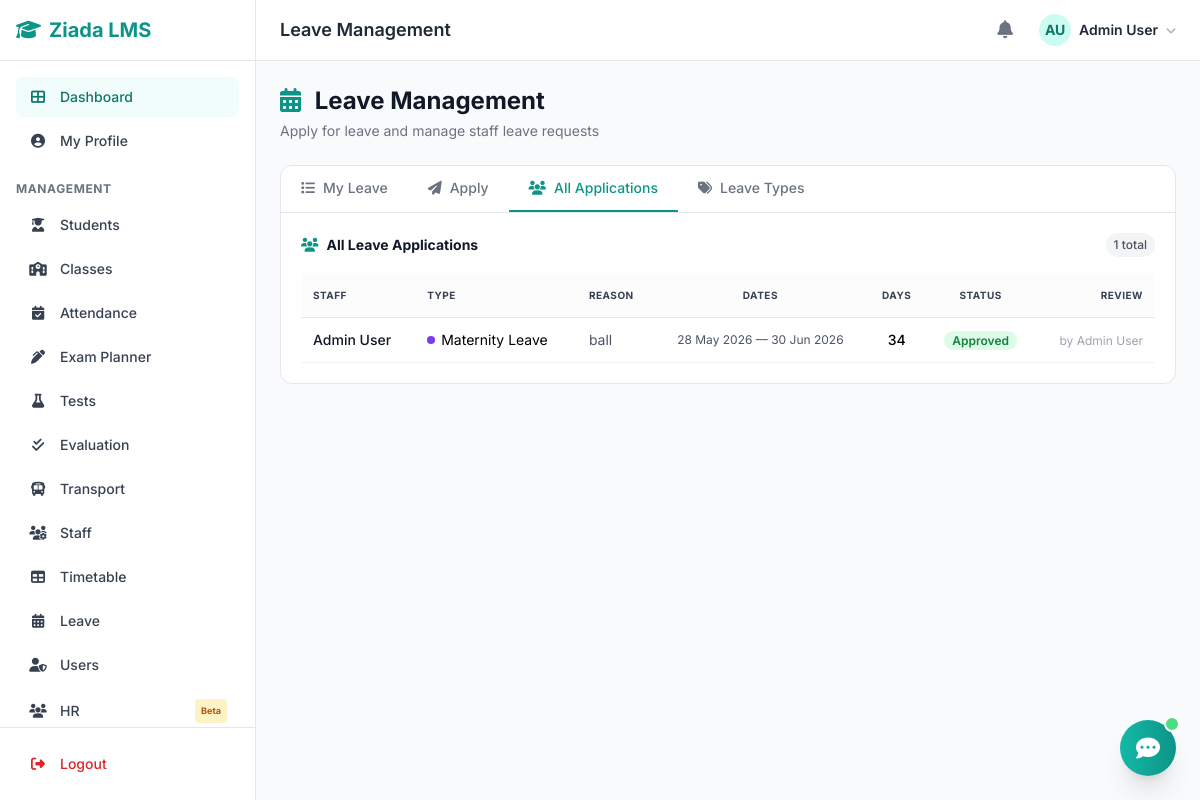
/modules/leave/index.php?tab=all (signed in), run on the app's committed database.
### tables this page shows
CREATE TABLE `users` (
  `id` int(11) NOT NULL,
  `username` varchar(50) NOT NULL,
  `email` varchar(100) NOT NULL,
  `password` varchar(255) NOT NULL,
  `full_name` varchar(100) NOT NULL,
  `phone` varchar(20) DEFAULT NULL,
  `role` enum('admin','teacher','student') NOT NULL DEFAULT 'student',
  `avatar` varchar(255) DEFAULT NULL,
  `is_active` tinyint(1) DEFAULT 1,
  `created_at` timestamp NOT NULL DEFAULT current_timestamp(),
  `updated_at` timestamp NOT NULL DEFAULT current_timestamp() ON UPDATE current_timestamp()
);

CREATE TABLE `leave_applications` (
  `id` int(11) NOT NULL,
  `user_id` int(11) NOT NULL,
  `leave_type_id` int(11) NOT NULL,
  `reason` text NOT NULL,
  `from_date` date NOT NULL,
  `to_date` date NOT NULL,
  `total_days` int(11) NOT NULL,
  `status` enum('pending','approved','rejected','cancelled') DEFAULT 'pending',
  `reviewed_by` int(11) DEFAULT NULL,
  `review_notes` text DEFAULT NULL,
  `reviewed_at` datetime DEFAULT NULL,
  `applied_at` datetime DEFAULT current_timestamp()
);

CREATE TABLE `leave_types` (
  `id` int(11) NOT NULL,
  `name` varchar(100) NOT NULL,
  `description` text DEFAULT NULL,
  `max_days_per_year` int(11) NOT NULL DEFAULT 30,
  `color` varchar(7) DEFAULT '#0d9488',
  `is_active` tinyint(1) DEFAULT 1,
  `created_at` datetime DEFAULT current_timestamp()
);

### config/database.php (called while the page is built, shortened)
<?php
function db_connect() {
    $conn = new mysqli(DB_HOST, DB_USER, DB_PASS, DB_NAME);
    $conn->set_charset("utf8mb4");
    return $conn;
}
function db_query($sql, $params = []) {
    $conn = db_connect();
    if (!empty($params)) {
        $stmt = $conn->prepare($sql);
        if ($stmt) {
            $types = '';
            foreach ($params as $p) {
                if (is_int($p)) $types .= 'i';
                elseif (is_double($p)) $types .= 'd';
                else $types .= 's';
            }
            $stmt->bind_param($types, ...$params);
            $stmt->execute();
            $result = $stmt->get_result();
            return $result;
        }
    }
    $result = $conn->query($sql);
    return $result;
}
function db_get_row($sql, $params = []) {
    $result = db_query($sql, $params);
    return $result ? $result->fetch_assoc() : null;
}
function db_get_all($sql, $params = []) {
    $result = db_query($sql, $params);
    return $result ? $result->fetch_all(MYSQLI_ASSOC) : [];
}

### modules/leave/_all.php (the view)
<?php
$applications = db_get_all("SELECT la.*, lt.name as leave_type_name, lt.color, u.full_name as staff_name, rv.full_name as reviewer_name
    FROM leave_applications la
    JOIN leave_types lt ON la.leave_type_id=lt.id
    JOIN users u ON la.user_id=u.id
    LEFT JOIN users rv ON la.reviewed_by=rv.id
    ORDER BY la.applied_at DESC");
?>
<div class="flex items-center justify-between mb-4">
    <h3 class="font-bold text-gray-900 text-sm flex items-center gap-2">
        <i class="fas fa-users text-teal-600"></i> All Leave Applications
    </h3>
    <span class="text-xs bg-gray-100 text-gray-600 px-2 py-1 rounded-full font-medium"><?= count($applications) ?> total</span>
</div>
<div class="overflow-x-auto">
    <table class="w-full text-sm">
        <thead>
            <tr class="border-b border-gray-200 bg-gray-50/50">
                <th class="text-left py-3 px-3 font-bold text-gray-700 uppercase text-[10px] tracking-wider">Staff</th>
                <th class="text-left py-3 px-3 font-bold text-gray-700 uppercase text-[10px] tracking-wider hidden sm:table-cell">Type</th>
                <th class="text-left py-3 px-3 font-bold text-gray-700 uppercase text-[10px] tracking-wider hidden md:table-cell">Reason</th>
                <th class="text-center py-3 px-3 font-bold text-gray-700 uppercase text-[10px] tracking-wider">Dates</th>
                <th class="text-center py-3 px-3 font-bold text-gray-700 uppercase text-[10px] tracking-wider">Days</th>
                <th class="text-center py-3 px-3 font-bold text-gray-700 uppercase text-[10px] tracking-wider">Status</th>
                <th class="text-right py-3 px-3 font-bold text-gray-700 uppercase text-[10px] tracking-wider">Review</th>
            </tr>
        </thead>
        <tbody>
            <?php foreach ($applications as $a): ?>
            <tr class="border-b border-gray-100 hover:bg-gray-50 transition">
                <td class="py-3 px-3">
                    <div class="font-medium text-gray-900"><?= sanitize($a['staff_name']) ?></div>
                </td>
                <td class="py-3 px-3 hidden sm:table-cell">
                    <div class="flex items-center gap-1.5">
                        <span class="w-2 h-2 rounded-full" style="background:<?= $a['color'] ?>"></span>
                        <span><?= sanitize($a['leave_type_name']) ?></span>
                    </div>
                </td>
                <td class="py-3 px-3 text-gray-600 hidden md:table-cell max-w-[200px] truncate"><?= sanitize($a['reason']) ?></td>
                <td class="py-3 px-3 text-center text-xs text-gray-600"><?= format_date($a['from_date']) ?> — <?= format_date($a['to_date']) ?></td>
                <td class="py-3 px-3 text-center font-medium"><?= $a['total_days'] ?></td>
                <td class="py-3 px-3 text-center">
                    <?php $sc = ['pending'=>'bg-amber-100 text-amber-700','approved'=>'bg-green-100 text-green-700','rejected'=>'bg-red-100 text-red-700','cancelled'=>'bg-gray-100 text-gray-600']; ?>
                    <span class="text-xs font-semibold px-2 py-0.5 rounded-full <?= $sc[$a['status']] ?? '' ?>"><?= ucfirst($a['status']) ?></span>
                </td>
                <td class="py-3 px-3 text-right">
                    <?php if ($a['status'] == 'pending'): ?>
                    <button onclick="document.getElementById('review-<?= $a['id'] ?>').classList.remove('hidden')" class="text-teal-600 hover:text-teal-800 text-xs font-medium">
                        <i class="fas fa-check-circle mr-0.5"></i> Review
                    </button>
                    <div id="review-<?= $a['id'] ?>" class="hidden fixed inset-0 bg-black/40 z-50 flex items-center justify-center p-4" onclick="if(event.target===this)this.classList.add('hidden')">
                        <div class="bg-white rounded-xl p-5 w-full max-w-md" onclick="event.stopPropagation()">
                            <h4 class="font-bold text-gray-900 mb-3">Review Leave — <?= sanitize($a['staff_name']) ?></h4>
                            <div class="text-xs text-gray-600 mb-4 space-y-1">
                                <p><span class="font-medium">Type:</span> <?= sanitize($a['leave_type_name']) ?></p>
                                <p><span class="font-medium">Dates:</span> <?= format_date($a['from_date']) ?> — <?= format_date($a['to_date']) ?> (<?= $a['total_days'] ?> days)</p>
                                <p><span class="font-medium">Reason:</span> <?= sanitize($a['reason']) ?></p>
                            </div>
                            <form method="POST">
                                <input type="hidden" name="action" value="review">
                                <input type="hidden" name="id" value="<?= $a['id'] ?>">
                                <div class="mb-3">
                                    <textarea name="review_notes" rows="2" class="w-full border border-gray-300 rounded-lg px-3 py-2 text-xs focus:ring-2 focus:ring-teal-500 outline-none" placeholder="Review notes (optional)"></textarea>
                                </div>
                                <div class="flex items-center gap-2">
                                    <button type="submit" name="status" value="approved" class="flex-1 bg-green-600 text-white px-3 py-2 rounded-lg text-xs font-medium hover:bg-green-700 transition">
                                        <i class="fas fa-check mr-1"></i> Approve
                                    </button>
                                    <button type="submit" name="status" value="rejected" class="flex-1 bg-red-600 text-white px-3 py-2 rounded-lg text-xs font-medium hover:bg-red-700 transition">
                                        <i class="fas fa-times mr-1"></i> Reject
                                    </button>
                                    <button type="button" onclick="this.closest('.hidden')?.classList.add('hidden')" class="px-3 py-2 rounded-lg text-xs font-medium text-gray-600 hover:bg-gray-100 transition">Back</button>
                                </div>
                            </form>
                        </div>
                    </div>
                    <?php elseif ($a['reviewer_name']): ?>
                    <span class="text-xs text-gray-400">by <?= sanitize($a['reviewer_name']) ?></span>
                    <?php endif; ?>
                </td>
            </tr>
            <?php endforeach; ?>
        </tbody>
    </table>
</div>

### includes/functions.php (shortened to what this page needs)
<?php
function sanitize($input) {
    return htmlspecialchars(strip_tags(trim($input)), ENT_QUOTES, 'UTF-8');
}
function format_date($date, $format = 'd M Y') {
    return date($format, strtotime($date));
}
function get_avatar($name, $photo = null, $subdir = 'avatars') {
    $initials = '';
    $parts = explode(' ', $name);
    foreach ($parts as $p) $initials .= strtoupper($p[0] ?? '');
    return substr($initials, 0, 2);
}
function user_avatar_html($user, $size = 'w-8 h-8', $text_size = 'text-sm') {
    $initial = get_avatar($user['full_name'] ?? 'U');
    return '<div class="' . $size . ' rounded-full bg-teal-100 flex items-center justify-center ' . $text_size . ' font-bold text-teal-700">' . $initial . '</div>';
}

### assets/css/style.css (style rules this page uses)
:root { --color-primary: #0d9488; --color-primary-hover: #0f766e; --color-primary-light: #f0fdfa; --color-primary-ring: rgba(13, 148, 136, 0.3); --font-sans: 'Inter', -apple-system, BlinkMacSystemFont, 'Segoe UI', Roboto, sans-serif; }
* { margin: 0; padding: 0; box-sizing: border-box; }
body { font-family: var(--font-sans); -webkit-font-smoothing: antialiased; }
table { border-collapse: separate; border-spacing: 0; }
th { font-weight: 600; letter-spacing: 0.03em; }
tbody tr { transition: background-color 0.12s ease; }

### data on the page
users: full_name "AU"
leave_applications: reviewed_by.full_name "Admin User", leave_type.name "Maternity Leave", reason "ball", from_date "28 May 2026", to_date "30 Jun 2026", total_days "34", status "Approved"

### other printed values
$page_title "Leave Management"
get_user_name() "Admin User"
count($applications) "1"
